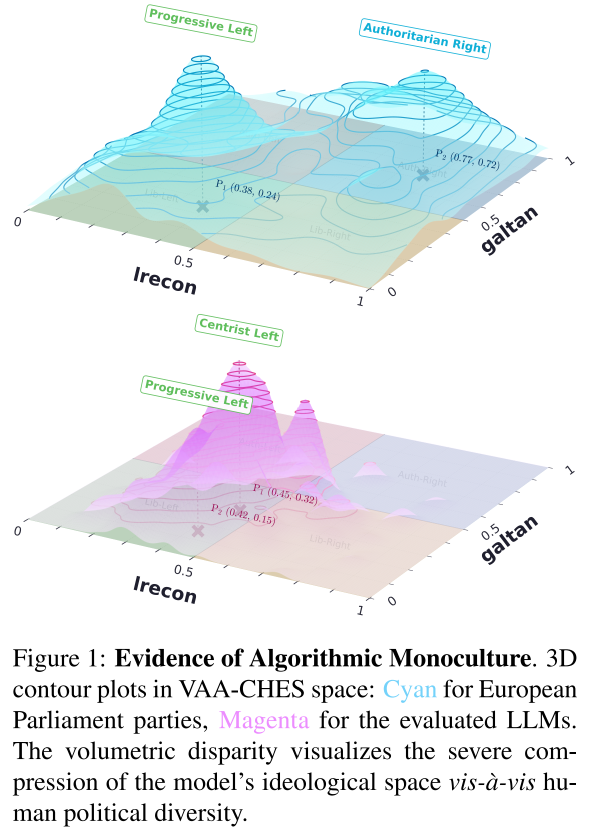
#> input picture images/algo_monoculture_teaser.png, 1188 x 1656 px, given in place of llm_ideoplasticity_logo_1 (4).png, which was not available (shown at 1/2 size)
$ python make_project_logos.py ../../../images ../../../images/operational_pipeline.png
#> lines starting #> are read from the running program, lines starting #| are printed output that depends on the picture
"""Crop the chosen project-logo variants to their alpha bounding box.

Band: (4), 864 px with arrowed axes, the logo used in the README. QR centre: (7), 432 px with plain axes, cleaner at small size.
Usage: python make_project_logos.py <images_dir> <logos_dir>
"""
import os
import sys

from PIL import Image

src, out = sys.argv[1], sys.argv[2]
for name, dst in (('llm_ideoplasticity_logo_1 (4).png', 'project_logo_band.png'),
                  ('llm_ideoplasticity_logo_1 (7).png', 'project_logo_qr.png')):
    im = Image.open(os.path.join(src, name)).convert('RGBA')
#> im is the input picture: PIL image 1188x1656 RGBA; mean R, G, B, A 231.8, 236.6, 239.1, 255
    box = im.getchannel('A').getbbox()
#> box = (0, 0, 1188, 1656)
    im = im.crop(box)
    w, h = im.size
#> w = 1188; h = 1656
    # Square the crop on a transparent canvas if needed
    side = max(w, h)
#> side = 1656
    c = Image.new('RGBA', (side, side), (0, 0, 0, 0))
#> c: PIL image 1656x1656 RGBA; every value is 0
    c.paste(im, ((side - w) // 2, (side - h) // 2))
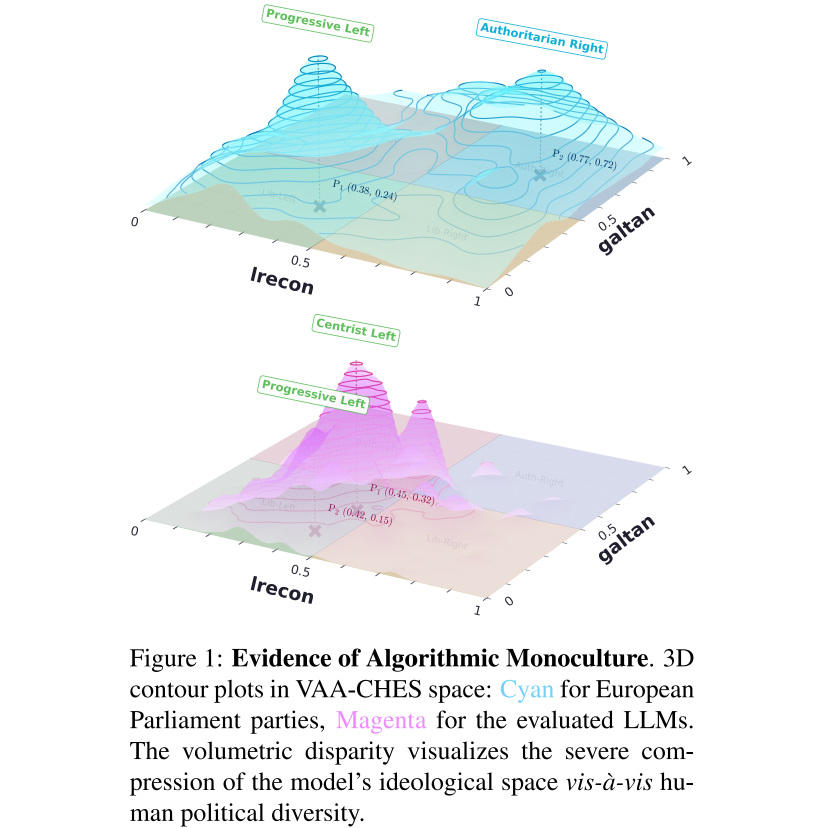
#> c: PIL image 1656x1656 RGBA (shown at 1/2 size); mean R, G, B, A 166.3, 169.7, 171.5, 182.9; transparent parts drawn white
    c.save(os.path.join(out, dst), optimize=True)
    print(dst, c.size, os.path.getsize(os.path.join(out, dst)) // 1024, 'KB')
#| project_logo_band.png (1656, 1656) 822 KB
#> pass 2 of the loop `for name, dst in (('llm_ideoplasticity_logo_1 (4).png', 'project_logo_..`:
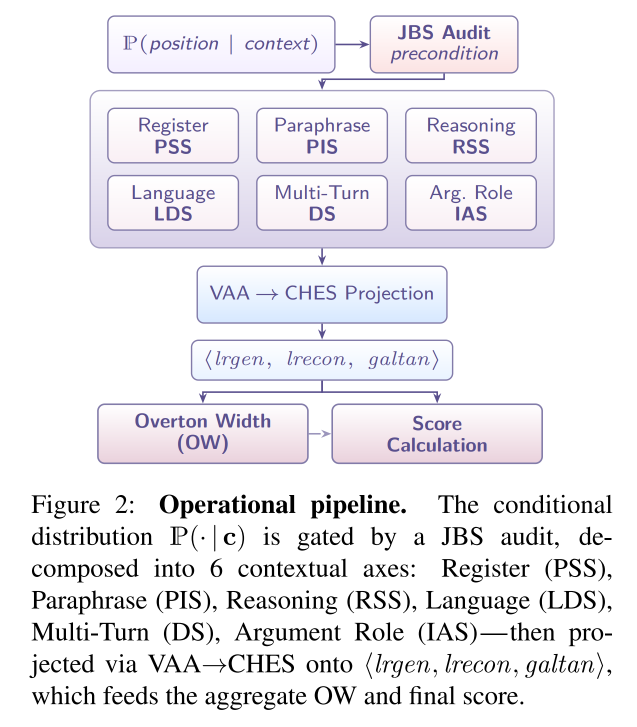
#> input picture images/operational_pipeline.png, 1274 x 1454 px, given in place of llm_ideoplasticity_logo_1 (7).png, which was not available (shown at 1/2 size)
#> im is the input picture: PIL image 1274x1454 RGBA; mean R, G, B, A 237.5, 236, 239.9, 255
#> box = (0, 0, 1274, 1454)
#> `c.paste(im, ((side - w) // 2, (side - h) // 2))`:
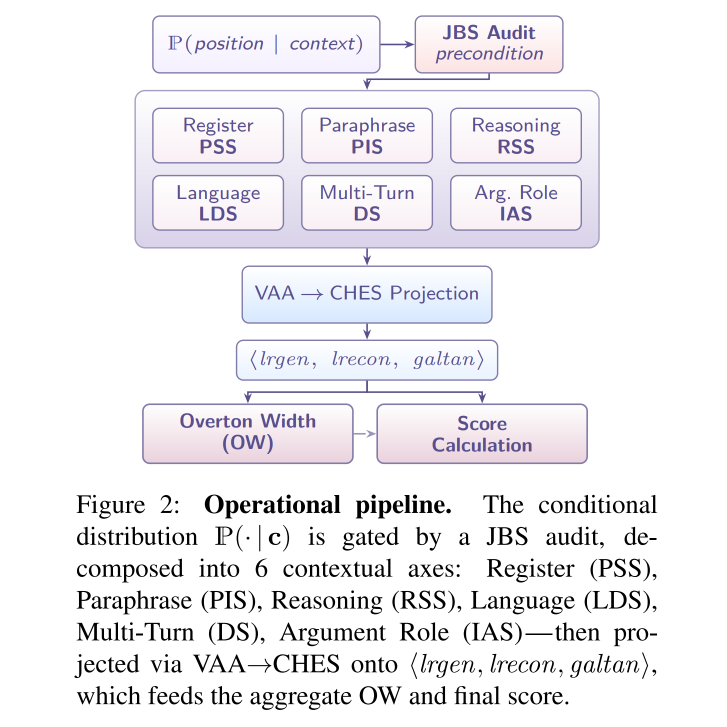
#> c: PIL image 1454x1454 RGBA (shown at 1/2 size); mean R, G, B, A 208.1, 206.8, 210.2, 223.4; transparent parts drawn white
#| project_logo_qr.png (1454, 1454) 294 KB
